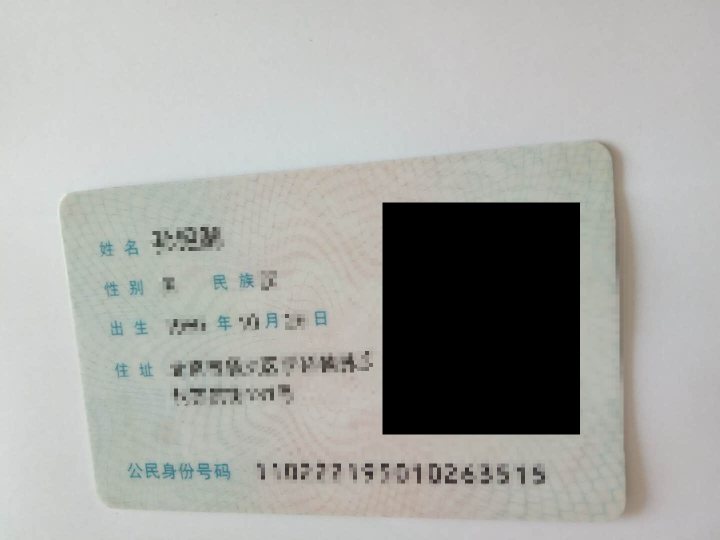
#> input picture template/2019714145258dama-redacted.png, 1440 x 1080 px (shown at 1/2 size)
$ jupyter execute template.ipynb   (shell and % lines are left out)
#> lines starting #> are read from the running program, lines starting #| are printed output that depends on the picture
[cell 1]
import cv2
import numpy as np
import os
from matplotlib import pyplot as plt
from math import *
import re


img_path = './2019714145258dama-redacted.png'
txt_path = './2763530_324.txt'


img = cv2.imread(img_path, 0)
#> img: shape (1080, 1440); min 0, max 239, mean 166.6
plt.imshow(img, cmap='gray', interpolation='bicubic')
plt.title('original img')
plt.show()


# Roi顺时针坐标
with open(txt_path, 'r', encoding='utf-8') as f:
#> (reads template/2763530_324.txt from the repository)
    rec = list(map(float, f.readline().strip().split(',')[:8]))
xDim, yDim = img.shape[1], img.shape[0]
#> xDim = 1440; yDim = 1080
pt1 = (rec[0], rec[1])
pt2 = (rec[2], rec[3])
pt3 = (rec[4], rec[5])
pt4 = (rec[6], rec[7])
pts = np.array([pt1, pt2, pt3, pt4], np.int32)
# 这里选择身份证的真实尺寸
H_rows, W_cols= 540, 856
# 原图中的四个角点(左上、右上、右下, 左下),与变换后矩阵位置
pts1 = np.float32([pt1, pt2, pt3])
pts2 = np.float32([[0, 0],[W_cols,0],[W_cols, H_rows]])

# 生成仿射变换矩阵；进行仿射变换
M = cv2.getAffineTransform(pts1, pts2)
dst = cv2.warpAffine(img, M, dsize=(W_cols,H_rows))
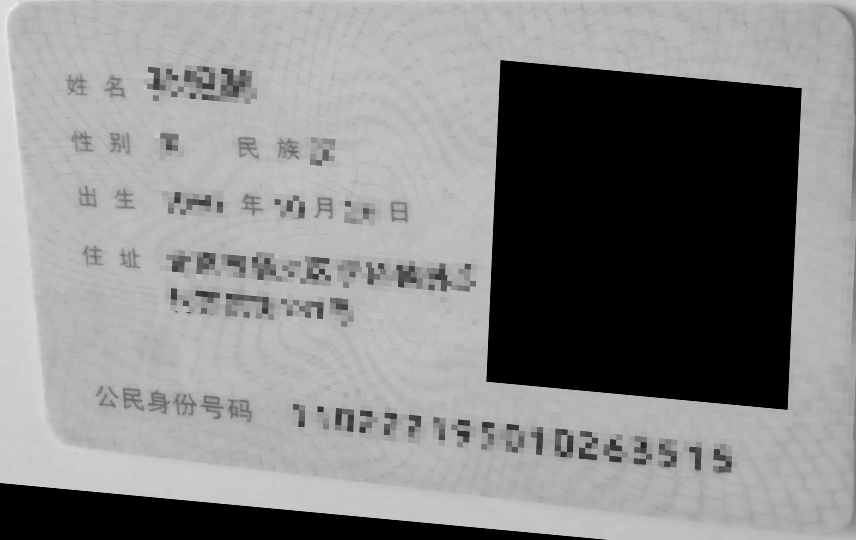
#> dst: shape (540, 856); min 0, max 237, mean 134.2
plt.imshow(dst, cmap='gray', interpolation='bicubic')
plt.title('warpAffined img')
plt.show()


pts1 = np.float32([pt1, pt2, pt3, pt4])
pts2 = np.float32([[0, 0],[W_cols,0],[W_cols, H_rows],[0, H_rows],])
# 生成透视变换矩阵；进行透视变换
M = cv2.getPerspectiveTransform(pts1, pts2)
dst = cv2.warpPerspective(img, M, dsize=(W_cols,H_rows))
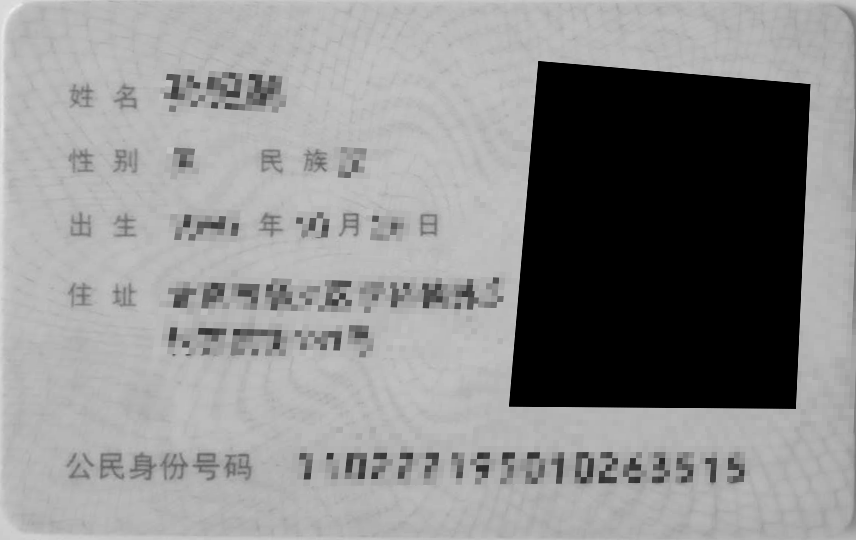
#> dst: shape (540, 856); min 0, max 236, mean 140.3
plt.imshow(dst, cmap='gray', interpolation='bicubic')
plt.title('warpPerspectived img')
plt.show()
